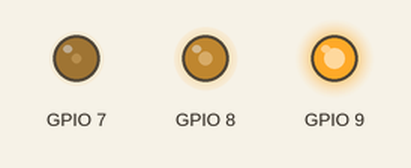
A sketch run on a simulated Seeed XIAO ESP32-S3. Shown: output pins drawn as LEDs (lit = HIGH). What the sketch prints to the serial monitor is not drawn.

Above: at 0.1 s.
Timing chart, 0 to 1.6 s (numbered marks = the images above):
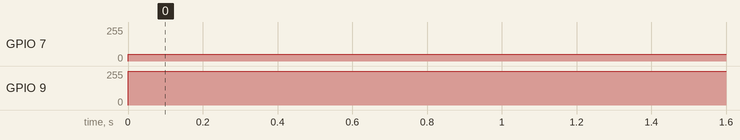

The sketch:

sketch_may7a.ino
```cpp
// Код для XIAO ESP32S3 без Arduino-бібліотек для ШІМ (використання ESP-IDF драйвера)
#include "driver/ledc.h"

#define GND_PIN
#define LED_RED   GPIO_NUM_8
#define LED_BLUE  GPIO_NUM_7
#define LED_GREEN GPIO_NUM_9

// --- НАЛАШТУВАННЯ ЯСКРА45СТІ (0-100%) ---
#define BRIGHT_RED   45
#define BRIGHT_GREEN 100
#define BRIGHT_BLUE  20
// ----------------------------------------

void setup_pwm() {
    // 1. Конфігурація таймера ШІМ
    ledc_timer_config_t ledc_timer = {
        .speed_mode       = LEDC_LOW_SPEED_MODE, // ESP32S3 підтримує тільки Low Speed Mode
        .duty_resolution  = LEDC_TIMER_8_BIT,    // 0-255
        .timer_num        = LEDC_TIMER_0,
        .freq_hz          = 5000,                // 5 кГц
        .clk_cfg          = LEDC_AUTO_CLK
    };
    ledc_timer_config(&ledc_timer);

    // 2. Налаштування каналів для кожного кольору
    ledc_channel_config_t ledc_channel[3] = {
        {
            .gpio_num       = LED_RED,
            .speed_mode     = LEDC_LOW_SPEED_MODE,
            .channel        = LEDC_CHANNEL_0,
            .intr_type      = LEDC_INTR_DISABLE,
            .timer_sel      = LEDC_TIMER_0,
            .duty           = 0,
            .hpoint         = 0
        },
        {
            .gpio_num       = LED_GREEN,
            .speed_mode     = LEDC_LOW_SPEED_MODE,
            .channel        = LEDC_CHANNEL_1,
            .intr_type      = LEDC_INTR_DISABLE,
            .timer_sel      = LEDC_TIMER_0,
            .duty           = 0,
            .hpoint         = 0
        },
        {
            .gpio_num       = LED_BLUE,
            .speed_mode     = LEDC_LOW_SPEED_MODE,
            .channel        = LEDC_CHANNEL_2,
            .intr_type      = LEDC_INTR_DISABLE,
            .timer_sel      = LEDC_TIMER_0,
            .duty           = 0,
            .hpoint         = 0
        }
    };

    for (int i = 0; i < 3; i++) {
        ledc_channel_config(&ledc_channel[i]);
    }
}

void set_led_brightness(ledc_channel_t channel, int percent) {
    // Обмежуємо 0-100 і конвертуємо у 8-біт (0-255)
    if (percent > 100) percent = 100;
    if (percent < 0) percent = 0;

    uint32_t duty = (percent * 255) / 100;

    // Прямий запис у регістри через драйвер
    ledc_set_duty(LEDC_LOW_SPEED_MODE, channel, duty);
    ledc_update_duty(LEDC_LOW_SPEED_MODE, channel);
}

void setup() {
    // pinMode(GND_PIN, OUTPUT);
    // digitalWrite(GND_PIN, LOW);
    Serial.begin(115200);
    setup_pwm();
    Serial.println("Hardware PWM (LEDC) initialized without Arduino high-level libs.");
}

void loop() {
    // Використовуємо константи
    set_led_brightness(LEDC_CHANNEL_0, BRIGHT_RED);
    set_led_brightness(LEDC_CHANNEL_1, BRIGHT_GREEN);
    set_led_brightness(LEDC_CHANNEL_2, BRIGHT_BLUE);

    delay(2000);
}
```

Measured:
- by itself, GPIO 7: 0/255 → 51/255 at 0.00 s
- by itself, GPIO 9: 0/255 → 254/255 at 0.00 s
